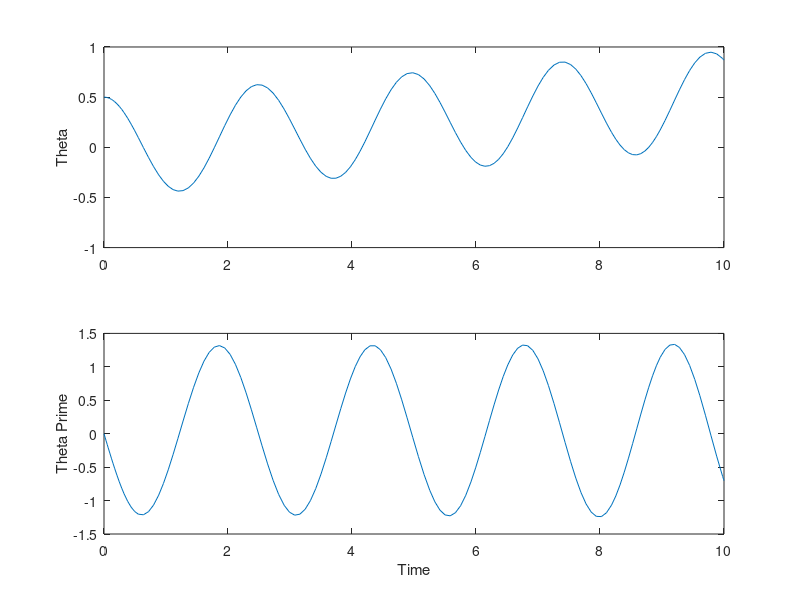

Reproduce this figure in MATLAB.
g = 9.81;
L = 1.5;

f = @(t, u) [u(2); ((t/2).*cos(u(1))-g.*sin(u(1))) ./ L];%%% a = t/2
% 指定求解的时间区间
tspan = [0 10];

% 指定初始条件
u0 = [0.5; 0];   % θ(0)=0.5, θ'(0)=0

% 使用ode45求解
[t, u] = ode45(f, tspan, u0);

% 解析出θ和θ'
theta = u(:, 1);
theta_p = u(:, 2);

% 绘制θ和θ'
subplot(2,1,1);
plot(t, theta);
ylabel('Theta');

subplot(2,1,2);
plot(t, theta_p);
xlabel('Time');
ylabel('Theta Prime');